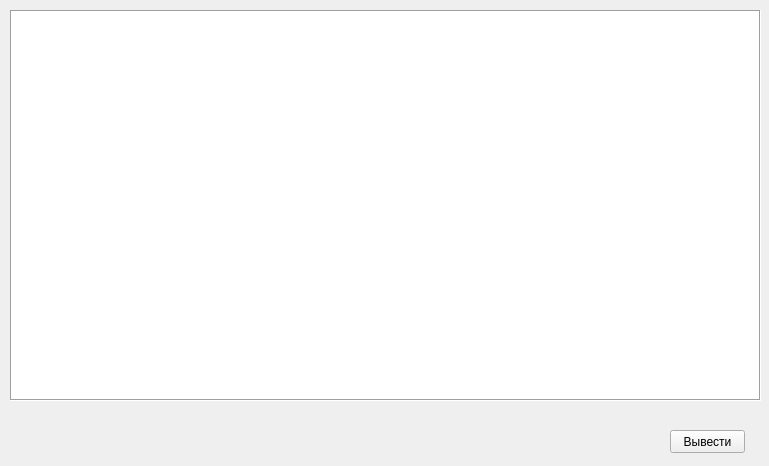
<?xml version="1.0" encoding="UTF-8"?>
<ui version="4.0">
 <class>DBviewWin</class>
 <widget class="QWidget" name="DBviewWin">
  <property name="geometry">
   <rect>
    <x>0</x>
    <y>0</y>
    <width>769</width>
    <height>466</height>
   </rect>
  </property>
  <property name="windowTitle">
   <string>Form</string>
  </property>
  <widget class="QTreeWidget" name="lw_view">
   <property name="geometry">
    <rect>
     <x>10</x>
     <y>10</y>
     <width>751</width>
     <height>391</height>
    </rect>
   </property>
   <property name="minimumSize">
    <size>
     <width>751</width>
     <height>391</height>
    </size>
   </property>
   <property name="focusPolicy">
    <enum>Qt::TabFocus</enum>
   </property>
   <property name="frameShape">
    <enum>QFrame::Box</enum>
   </property>
   <property name="lineWidth">
    <number>1</number>
   </property>
   <property name="editTriggers">
    <set>QAbstractItemView::NoEditTriggers</set>
   </property>
   <property name="selectionMode">
    <enum>QAbstractItemView::MultiSelection</enum>
   </property>
   <property name="selectionBehavior">
    <enum>QAbstractItemView::SelectItems</enum>
   </property>
   <property name="iconSize">
    <size>
     <width>200</width>
     <height>100</height>
    </size>
   </property>
   <property name="verticalScrollMode">
    <enum>QAbstractItemView::ScrollPerItem</enum>
   </property>
   <property name="rootIsDecorated">
    <bool>true</bool>
   </property>
   <property name="itemsExpandable">
    <bool>true</bool>
   </property>
   <property name="headerHidden">
    <bool>true</bool>
   </property>
   <column>
    <property name="text">
     <string>Новый столбец</string>
    </property>
    <property name="textAlignment">
     <set>AlignCenter</set>
    </property>
   </column>
  </widget>
  <widget class="QPushButton" name="pb_GetBase">
   <property name="geometry">
    <rect>
     <x>670</x>
     <y>430</y>
     <width>75</width>
     <height>23</height>
    </rect>
   </property>
   <property name="text">
    <string>Вывести</string>
   </property>
  </widget>
 </widget>
 <resources/>
 <connections/>
</ui>
